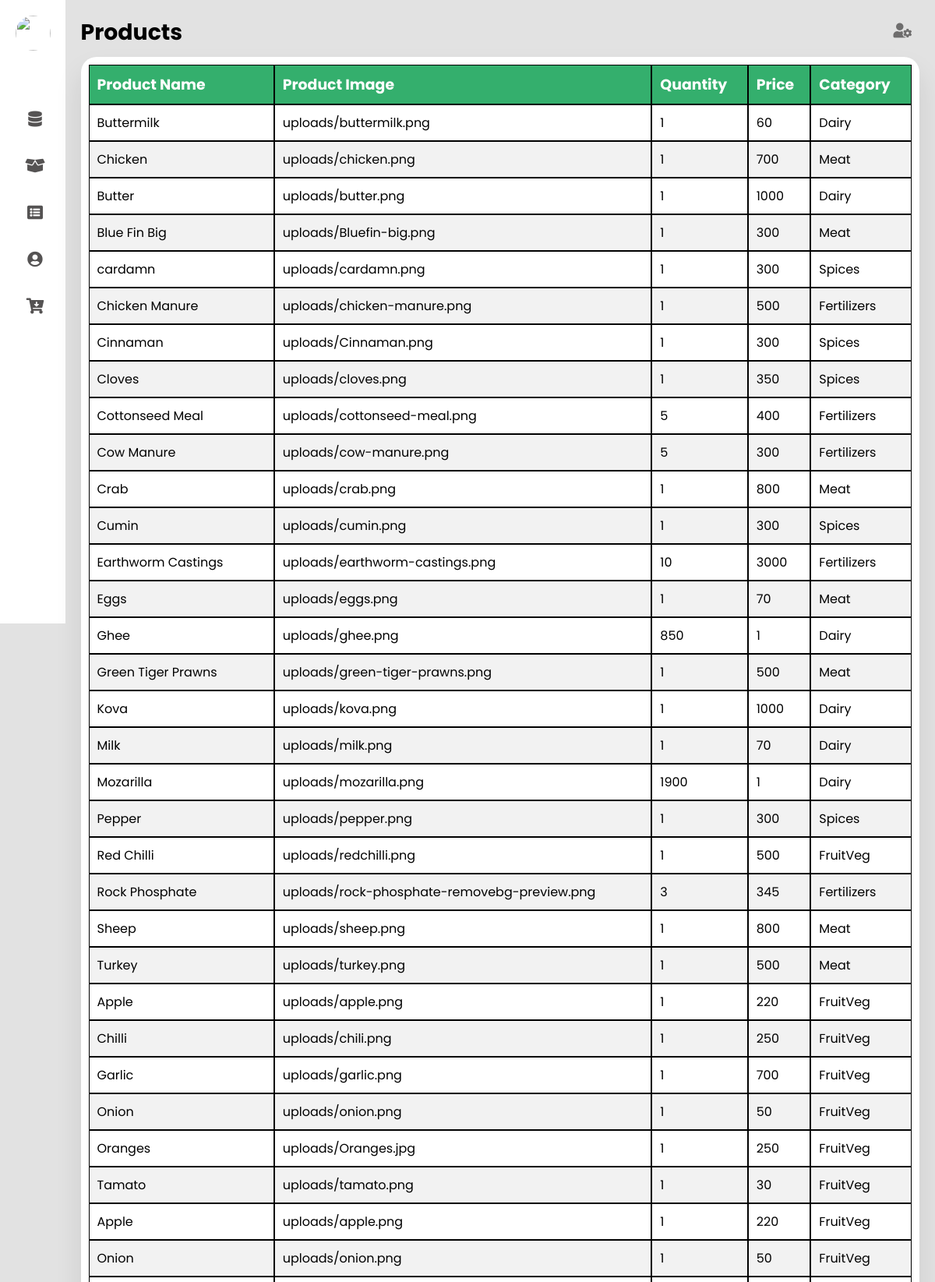
The app's page /admin/admin_products.php (upper part) with its own data.
### tables this page shows
CREATE TABLE `product` (
  `product_id` int(11) NOT NULL,
  `product_name` varchar(225) NOT NULL,
  `price` int(4) NOT NULL,
  `quantity` int(4) NOT NULL,
  `category` varchar(20) NOT NULL,
  `product_image` varchar(225) NOT NULL
);

### admin/admin_products.php (the view, shortened to what this page needs)
<?php
$servername = "localhost";
$username = "root";
$password = "";
$dbname = "bhumi";
$conn = mysqli_connect($servername, $username, $password, $dbname);
$sql = "SELECT product_name, product_image, price, quantity, category FROM product";
$result = mysqli_query($conn, $sql);
echo ' <span style="font-family: verdana, geneva, sans-serif;"><!DOCTYPE html>
    <html lang="en">
    <head>
      <meta charset="UTF-8" />
      <link rel="stylesheet" href="orders_list.css">
      <title>Products</title>
      <link rel="stylesheet" href="admin.css" />
      <link rel="stylesheet" href="https://cdnjs.cloudflare.com/ajax/libs/font-awesome/5.15.4/css/all.min.css"/>
    </head>
    <body>
      <div class="container">
        <nav>
        <ul>
        <li><a href="#" class="logo">
          <img src="https://i.imgur.com/oRhEAUj.jpg">
          <span class="nav-item">Admin</span>
        </a></li>
        <li><a href="admin.php">
          <i class="fas fa-database"></i>
          <span class="nav-item">Dashboard</span>
        </a></li>
        <li><a href="admin_products.php">
          <i class="fas fa-box-open"></i>
          <span class="nav-item">products</span>
        </a></li>
        <li><a href="orders_list.php">
          <i class="fas fa-list-alt"></i>
          <span class="nav-item">orders</span>
        </a></li>
        <li><a href="admin_users.php">
          <i class="fas fa-user-circle"></i>
          <span class="nav-item">Users</span>
        </a></li>
        <li><a href="upload.php">
          <i class="fas fa-cart-arrow-down"></i>
          <span class="nav-item">Add Products</span>
        </a></li>
      </ul>
        </nav>
        <section class="main">
          <div class="main-top">
            <h1>Products</h1>
            <i class="fas fa-user-cog"></i>
          </div>
          <div class="users">';
          echo '<table border="1" cellpadding="10" cellspacing="0">';
echo '<thead>';
echo '<tr>';
echo '<th>Product Name</th>';
echo '<th>Product Image</th>';
echo '<th>Quantity</th>';
echo '<th>Price</th>';
echo '<th>Category</th>';
echo '</tr>';
echo '</thead>';
echo '<tbody>';
if (mysqli_num_rows($result) >  0) {
    while($row = mysqli_fetch_assoc($result)) {
        echo '<tr>';
        echo '<td>' . $row["product_name"] . '</td>';
        echo '<td>' . $row["product_image"] . '</td>';
        echo '<td>' . $row["quantity"] . '</td>';
        echo '<td>' . $row["price"] . '</td>';
        echo '<td>' . $row["category"] . '</td>';
        echo '</tr>';
    }
} else {
    echo '<tr><td colspan="5">No results found.</td></tr>';
}
echo "</div>";
echo '</body>';
echo '</body>';
echo '</html>';
?>

### admin/orders_list.css (style rules this page uses)
body { font-family: Arial, sans-serif; background-color: #f0f0f0; margin: 0; padding: 0; }
.main table { width: 100%; padding: 10px; margin-top: 10px; background: #fff; border-radius: 20px; box-shadow: 0 20px 35px rgba(0, 0, 0, 0.1); }
th { background-color: #34AF6D; color: white; font-weight: bold; font-size: 0.5cm; border: 1px solid black; padding: 10px; text-align: left; }
tr:nth-child(even) { background-color: #f2f2f2; }
tr:nth-child(odd) { background-color: #ffffff; }
td { border: 1px solid black; padding: 10px; text-align: justify; }

### admin/admin.css (style rules this page uses)
* { margin: 0; padding: 0; outline: none; border: none; text-decoration: none; box-sizing: border-box; font-family: "Poppins", sans-serif; }
body { background: rgb(226, 226, 226); }
nav { position: sticky; top: 0; bottom: 0; height: 100vh; left: 0; width: 90px; background: #fff; overflow: hidden; transition: 1s; }
.logo { text-align: center; display: flex; margin: 10px 0 0 10px; padding-bottom: 3rem; }
.logo img { width: 45px; height: 45px; border-radius: 50%; }
.logo span { font-weight: bold; padding-left: 15px; font-size: 18px; text-transform: uppercase; }
a { position: relative; width: 280px; font-size: 14px; color: rgb(85, 83, 83); display: table; padding: 10px; }
nav .fas { position: relative; width: 70px; height: 40px; top: 20px; font-size: 20px; text-align: center; }
.nav-item { position: relative; top: 12px; margin-left: 10px; }
.container { display: flex; }
.main { position: relative; padding: 20px; width: 100%; }
.main-top { display: flex; width: 100%; font-size: 0.5cm; }
.main-top i { position: absolute; right: 0; margin: 10px 30px; color: rgb(110, 109, 109); cursor: pointer; }
table thead tr { color: #fff; background: #34AF6D; text-align: left; font-weight: bold; }

### records on screen
product: product_name "Buttermilk", product_image "uploads/buttermilk.png", quantity "1", price "60", category "Dairy"
product: product_name "Chicken", product_image "uploads/chicken.png", quantity "1", price "700", category "Meat"
product: product_name "Butter", product_image "uploads/butter.png", quantity "1", price "1000", category "Dairy"
product: product_name "Blue Fin Big", product_image "uploads/Bluefin-big.png", quantity "1", price "300", category "Meat"
product: product_name "cardamn", product_image "uploads/cardamn.png", quantity "1", price "300", category "Spices"
product: product_name "Chicken Manure", product_image "uploads/chicken-manure.png", quantity "1", price "500", category "Fertilizers"
product: product_name "Cinnaman", product_image "uploads/Cinnaman.png", quantity "1", price "300", category "Spices"
product: product_name "Cloves", product_image "uploads/cloves.png", quantity "1", price "350", category "Spices"
product: product_name "Cottonseed Meal", product_image "uploads/cottonseed-meal.png", quantity "5", price "400", category "Fertilizers"
product: product_name "Cow Manure", product_image "uploads/cow-manure.png", quantity "5", price "300", category "Fertilizers"
product: product_name "Crab", product_image "uploads/crab.png", quantity "1", price "800", category "Meat"
product: product_name "Cumin", product_image "uploads/cumin.png", quantity "1", price "300", category "Spices"
product: product_name "Earthworm Castings", product_image "uploads/earthworm-castings.png", quantity "10", price "3000", category "Fertilizers"
product: product_name "Eggs", product_image "uploads/eggs.png", quantity "1", price "70", category "Meat"
product: product_name "Ghee", product_image "uploads/ghee.png", quantity "850", price "1", category "Dairy"
product: product_name "Green Tiger Prawns", product_image "uploads/green-tiger-prawns.png", quantity "1", price "500", category "Meat"
product: product_name "Kova", product_image "uploads/kova.png", quantity "1", price "1000", category "Dairy"
product: product_name "Milk", product_image "uploads/milk.png", quantity "1", price "70", category "Dairy"
product: product_name "Mozarilla", product_image "uploads/mozarilla.png", quantity "1900", price "1", category "Dairy"
product: product_name "Pepper", product_image "uploads/pepper.png", quantity "1", price "300", category "Spices"
product: product_name "Red Chilli", product_image "uploads/redchilli.png", quantity "1", price "500", category "FruitVeg"
product: product_name "Rock Phosphate", product_image "uploads/rock-phosphate-removebg-preview.png", quantity "3", price "345", category "Fertilizers"
product: product_name "Sheep", product_image "uploads/sheep.png", quantity "1", price "800", category "Meat"
product: product_name "Turkey", product_image "uploads/turkey.png", quantity "1", price "500", category "Meat"
product: product_name "Apple", product_image "uploads/apple.png", quantity "1", price "220", category "FruitVeg"
product: product_name "Chilli", product_image "uploads/chili.png", quantity "1", price "250", category "FruitVeg"
product: product_name "Garlic", product_image "uploads/garlic.png", quantity "1", price "700", category "FruitVeg"
product: product_name "Onion", product_image "uploads/onion.png", quantity "1", price "50", category "FruitVeg"
product: product_name "Oranges", product_image "uploads/Oranges.jpg", quantity "1", price "250", category "FruitVeg"
product: product_name "Tamato", product_image "uploads/tamato.png", quantity "1", price "30", category "FruitVeg"
product: product_name "Apple", product_image "uploads/apple.png", quantity "1", price "220", category "FruitVeg"
product: product_name "Onion", product_image "uploads/onion.png", quantity "1", price "50", category "FruitVeg"
